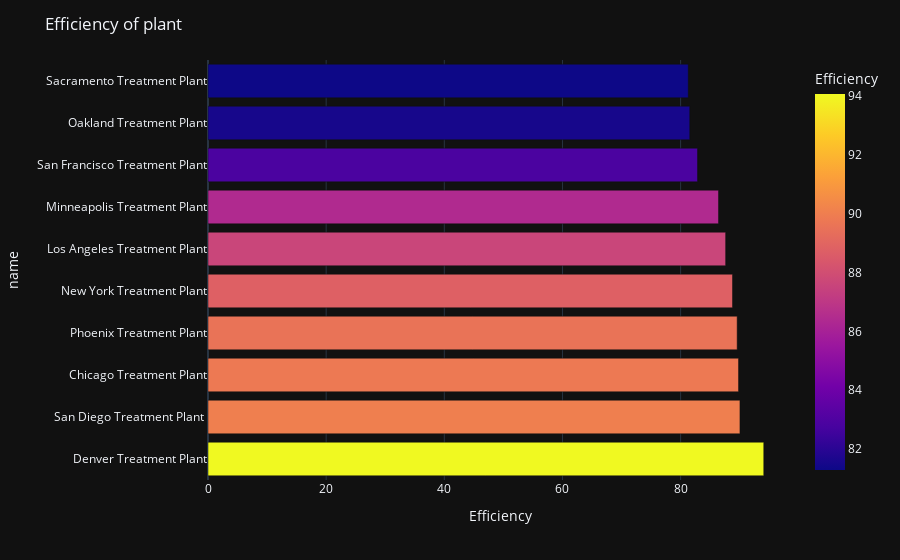

The cell this chart's notebook holds for it:
### Code cell
# Plotting Efficiency of treatment plant
fig4 = px.bar(Successfully_Treated, x = 'Efficiency', y='name', template = 'plotly_dark', color = 'Efficiency')
fig4 = fig4.update_layout(title = "Efficiency of plant")
fig4.show()

### Figure 1 — Plotly figure (JSON) as saved in the notebook; plotly's stock layout.template omitted (floating-point values rounded to 4 significant figures)
{"data": [{"alignmentgroup": "True", "hovertemplate": "Efficiency=%{marker.color}<br>name=%{y}<extra></extra>", "legendgroup": "", "marker": {"color": [94.07, 90.04, 89.8, 89.57, 88.78, 87.62, 86.41, 82.86, 81.55, 81.29], "coloraxis": "coloraxis", "pattern": {"shape": ""}}, "name": "", "offsetgroup": "", "orientation": "h", "showlegend": false, "textposition": "auto", "type": "bar", "x": [94.07, 90.04, 89.8, 89.57, 88.78, 87.62, 86.41, 82.86, 81.55, 81.29], "xaxis": "x", "y": ["Denver Treatment Plant", "San Diego Treatment Plant ", "Chicago Treatment Plant", "Phoenix Treatment Plant", "New York Treatment Plant", "Los Angeles Treatment Plant", "Minneapolis Treatment Plant", "San Francisco Treatment Plant", "Oakland Treatment Plant", "Sacramento Treatment Plant"], "yaxis": "y"}], "layout": {"barmode": "relative", "coloraxis": {"colorbar": {"title": {"text": "Efficiency"}}, "colorscale": [[0, "#0d0887"], [0.1111, "#46039f"], [0.2222, "#7201a8"], [0.3333, "#9c179e"], [0.4444, "#bd3786"], [0.5556, "#d8576b"], [0.6667, "#ed7953"], [0.7778, "#fb9f3a"], [0.8889, "#fdca26"], [1, "#f0f921"]]}, "legend": {"tracegroupgap": 0}, "margin": {"t": 60}, "title": {"text": "Efficiency of plant"}, "xaxis": {"anchor": "y", "domain": [0, 1], "title": {"text": "Efficiency"}}, "yaxis": {"anchor": "x", "domain": [0, 1], "title": {"text": "name"}}}}
